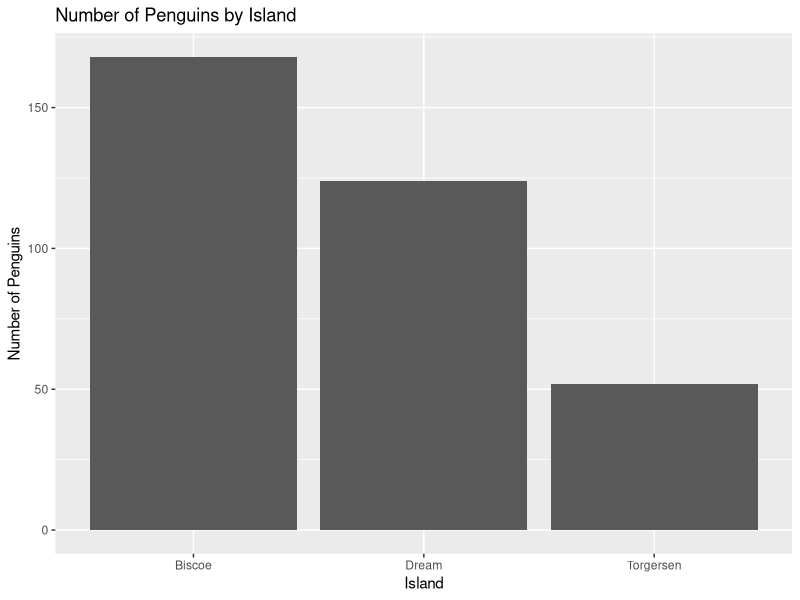

Write R code to recreate this figure.
## ---- chunk 1
#loading data and library
library(tidyverse)
library(palmerpenguins)
## ---- chunk 2
pen_highest_bill_len <- penguins |>
    arrange(desc(bill_length_mm)) |>
    slice(1)

pen_highest_bill_len
## ---- chunk 3
island_max_pen <- penguins |>
    count(island,sort=TRUE) 
island_max_pen 
## ---- chunk 4
  ggplot(island_max_pen , aes(x = island, y = n)) +
  geom_col() +
  labs(
    title = "Number of Penguins by Island",
    x = "Island",
    y = "Number of Penguins"
  )

## ---- chunk 5
pen_nested <- penguins |>
    group_by(species,island) |>
    nest()

pen_nested
pen_nested$data[[1]]
